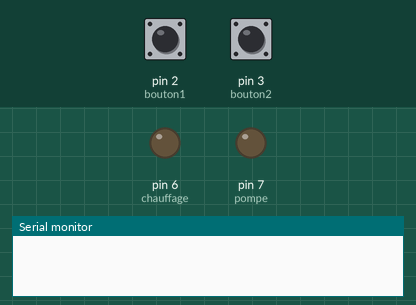
Recording of a sketch running on a simulated Arduino Uno, built with avr-gcc and run on an emulated ATmega328P. Shown: output pins drawn as LEDs (lit = HIGH), the last lines printed to the serial monitor. Inputs (shaded band) come from the test bench; at power-on: pin 2 (bouton1) HIGH, pin 3 (bouton2) HIGH.

Above: at 1.2 s.
1.3 s: pin 2 (bouton1) pulled LOW for 0.15 s
At 1.6 s:
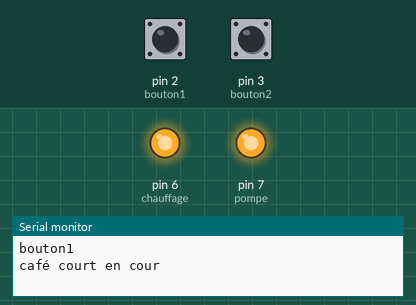
6.0 s: pin 3 (bouton2) pulled LOW for 1 s
At 11.4 s:
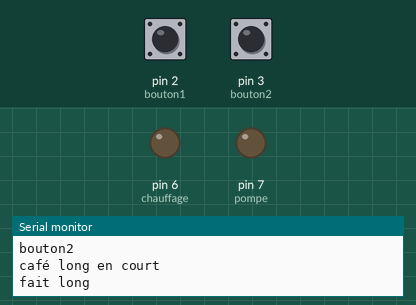
12.5 s: pin 2 (bouton1) pulled LOW for 3.2 s
At 13.7 s:
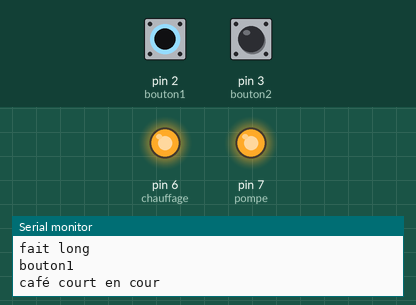
17.2 s: pin 2 (bouton1) pulsed LOW 2 times (0.12 s each, 0.3 s apart)
At 20.7 s:
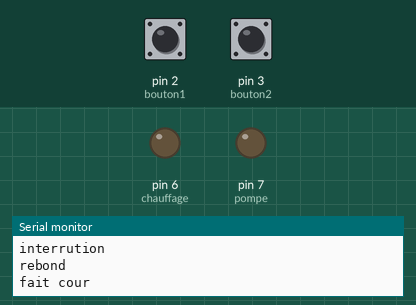
Timing chart, 0 to 21.8 s (numbered marks = the images above; inputs shaded):
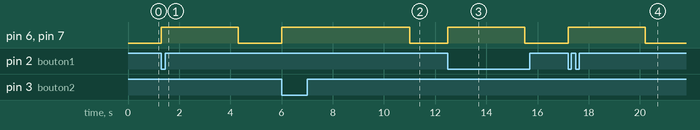

The sketch:

machine_cafe.ino
```cpp
const int bouton1 = 2; //le bouton petit café est connecté à la broche 2 de la carte Adruino
const int bouton2 = 3; //le bouton grand café
const int chauffage = 6;
const int pompe = 7;
int etatBouton1;
int etatBouton2;
long unsigned lastDebounceTime = 0;
long unsigned lastDebounceTime1 = 1000;
long unsigned lastDebounceTime2 = 0;
long unsigned lastDebounceTime3 = 8000;
long unsigned debounceDelay  = 3000;
long unsigned debounceDelay1  = 5000;
int etat_machine = 0; // 0 en attente, 1 en fonctionnement

void cafe_court()

   {
   digitalWrite(chauffage, HIGH); // on active le chauffage
   delay(300);
   etat_machine = 1;
   digitalWrite(pompe, HIGH); // on active la pompe
   Serial.println("café court en cour");


    }

void cafe_long()
{

   digitalWrite(chauffage, HIGH); // on active le chauffage
   delay(300);
   etat_machine = 2;
   digitalWrite(pompe, HIGH); // on active la pompe
   Serial.println("café long en court");

}


void interruption1()
{
  Serial.println("bouton1");
    if (etat_machine == 0)
   {  lastDebounceTime = millis();
      cafe_court();}


else

{ Serial.println ("interrution");
  if ((millis() - lastDebounceTime) > lastDebounceTime1 )
{ lastDebounceTime2 = millis ;
  etat_machine = 3;
  Serial.println("interruption1");
  digitalWrite(pompe, LOW);
  digitalWrite(chauffage, LOW);
  Serial.println ("interrompu");
 }

      else
{ Serial.println ("rebond");}
      }}


void interruption2()
{
  Serial.println("bouton2");
   delay(100);
  if (etat_machine == 0)
{ lastDebounceTime = millis();
   cafe_long();
  }

else

{  if ((millis() - lastDebounceTime) > lastDebounceTime1 )
{   lastDebounceTime2 = millis ;
    etat_machine = 3;
    Serial.println("interruption2");
     digitalWrite(pompe, LOW);
    digitalWrite(chauffage, LOW);
    Serial.println ("interrompu");


}}}


void setup()
{
    pinMode(chauffage, OUTPUT); // le chauffage est une sortie
    pinMode(pompe, OUTPUT);
    pinMode(bouton1, INPUT_PULLUP); // le bouton est une entrée
    pinMode(bouton2, INPUT_PULLUP);
    Serial.begin(9600);

    etat_machine = 0;
    //etatBouton1 = HIGH; // on initialise l'état du bouton comme "relaché"
    //etatBouton2 = HIGH;
}

void loop()
{
    attachInterrupt(0, interruption1, FALLING);
    attachInterrupt(1, interruption2, FALLING);
    if (etat_machine==1)
    { if ((millis() - lastDebounceTime) > debounceDelay)
        {digitalWrite(pompe, LOW);
         digitalWrite(chauffage, LOW);
         Serial.println ("fait cour");
         delay(100);//attendre un petit temps et ne pas remettre imediatement les boutons en marche
          etat_machine=0;
  }}

   if (etat_machine==2)
    { if ((millis() - lastDebounceTime) > debounceDelay1)
        {digitalWrite(pompe, LOW);
         digitalWrite(chauffage, LOW);
         Serial.println ("fait long");
         delay(100);//attendre un petit temps et ne pas remettre imediatement les boutons en marche
          etat_machine=0;
  }}

  if (etat_machine==3)
    { if ((millis() - lastDebounceTime2) > lastDebounceTime3 )
        { Serial.println ("debloquage");
        etat_machine = 0;

  }
  else
  {Serial.println ("anti rebond interuption");

  }}

 }
```

Measured:
- after the input at 1.3 s, pin 6 (chauffage), pin 7 (pompe): LOW → HIGH at once, → LOW 3.0 s later
- after the input at 6.0 s, pin 6 (chauffage), pin 7 (pompe): LOW → HIGH at once, → LOW 5.0 s later
- after the input at 12.5 s, pin 6 (chauffage), pin 7 (pompe): LOW → HIGH at once, → LOW 3.0 s later
- after the input at 17.2 s, pin 6 (chauffage), pin 7 (pompe): LOW → HIGH at once, → LOW 3.0 s later
